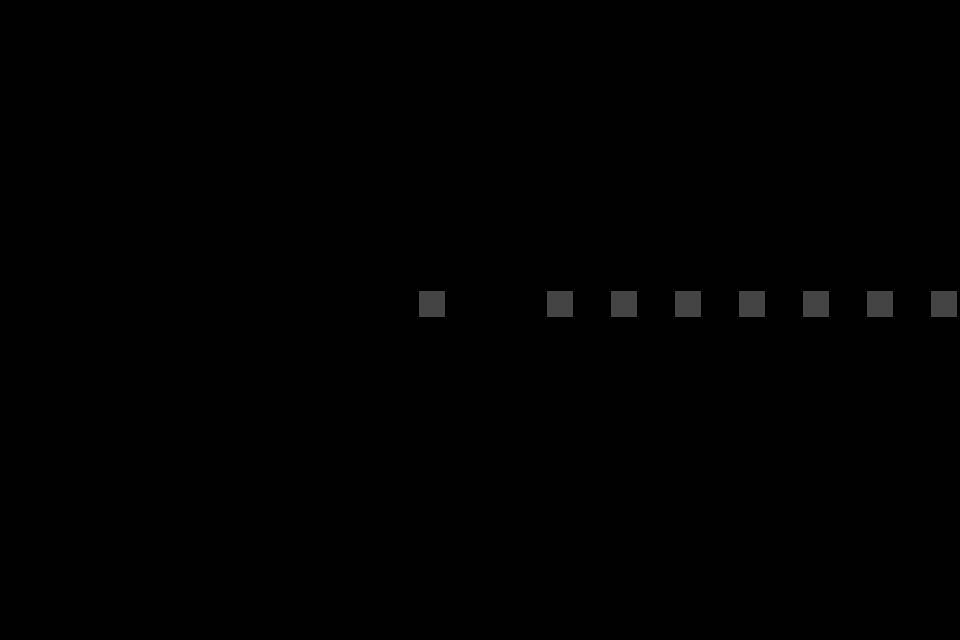

This is a level from a 2D game, rendered from its Tiled map with the project's own tilesets. A one-line summary and the map file follow, with tile-layer data summarised:
An orthogonal 30x20 tile map with 32x32 px tiles, 1 tile layer (タイル・レイヤー 2), 1 hidden layer not drawn and 24 objects.

<map version="1.0" orientation="orthogonal" renderorder="right-down" width="30" height="20" tilewidth="32" tileheight="32">
 <tileset firstgid="1" name="float" tilewidth="32" tileheight="32">
  <image source="Textuer/float.png" width="32" height="32" />
 </tileset>
 <layer name="wall" width="30" height="20" visible="0">
  <data>[600 cells, 24 non-empty, 1 distinct tile ids]</data>
 </layer>
 <objectgroup name="collision">
  <object x="128" y="288" width="32" height="32" />
  <object x="160" y="288" width="32" height="32" />
  <object x="192" y="288" width="32" height="32" />
  <object x="224" y="288" width="32" height="32" />
  <object x="256" y="288" width="32" height="32" />
  <object x="288" y="288" width="32" height="32" />
  <object x="320" y="288" width="32" height="32" />
  <object x="352" y="288" width="32" height="32" />
  <object x="384" y="288" width="32" height="32" />
  <object x="416" y="288" width="32" height="32" />
  <object x="96" y="288" width="32" height="32" />
  <object x="64" y="288" width="32" height="32" />
  <object x="576" y="288" width="32" height="32" />
  <object x="608" y="288" width="32" height="32" />
  <object x="640" y="288" width="32" height="32" />
  <object x="672" y="288" width="32" height="32" />
  <object x="704" y="288" width="32" height="32" />
  <object x="736" y="288" width="32" height="32" />
  <object x="768" y="288" width="32" height="32" />
  <object x="800" y="288" width="32" height="32" />
  <object x="832" y="288" width="32" height="32" />
  <object x="864" y="288" width="32" height="32" />
  <object x="896" y="288" width="32" height="32" />
  <object x="928" y="288" width="32" height="32" />
 </objectgroup>
 <layer name="タイル・レイヤー 2" width="30" height="20" opacity="0.27">
  <data>[600 cells, 8 non-empty, 1 distinct tile ids]</data>
 </layer>
</map>
